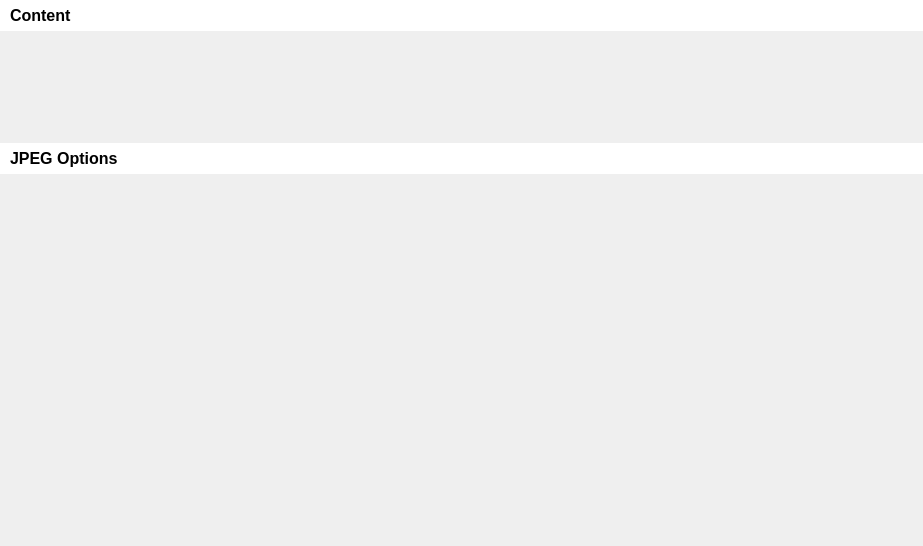
<?xml version="1.0" encoding="UTF-8"?>
<ui version="4.0">
 <class>Form</class>
 <widget class="QWidget" name="Form">
  <property name="geometry">
   <rect>
    <x>0</x>
    <y>0</y>
    <width>923</width>
    <height>546</height>
   </rect>
  </property>
  <property name="windowTitle">
   <string>Form</string>
  </property>
  <layout class="QGridLayout" name="gridLayout">
   <property name="leftMargin">
    <number>0</number>
   </property>
   <property name="topMargin">
    <number>0</number>
   </property>
   <property name="rightMargin">
    <number>0</number>
   </property>
   <property name="bottomMargin">
    <number>0</number>
   </property>
   <item row="1" column="0" colspan="2">
    <widget class="QLabel" name="label_7">
     <property name="font">
      <font>
       <pointsize>12</pointsize>
       <weight>75</weight>
       <bold>true</bold>
      </font>
     </property>
     <property name="styleSheet">
      <string notr="true">background-color: palette(light);padding: 6;</string>
     </property>
     <property name="text">
      <string>Content</string>
     </property>
    </widget>
   </item>
   <item row="3" column="0" colspan="2">
    <widget class="QLabel" name="label_5">
     <property name="font">
      <font>
       <pointsize>12</pointsize>
       <weight>75</weight>
       <bold>true</bold>
      </font>
     </property>
     <property name="styleSheet">
      <string notr="true">background-color: palette(light);padding: 6;</string>
     </property>
     <property name="text">
      <string>JPEG Options</string>
     </property>
    </widget>
   </item>
   <item row="4" column="0" colspan="2">
    <widget class="WExportOptionsJpeg" name="wJpegOptions" native="true">
     <property name="enabled">
      <bool>false</bool>
     </property>
     <property name="sizePolicy">
      <sizepolicy hsizetype="Preferred" vsizetype="MinimumExpanding">
       <horstretch>0</horstretch>
       <verstretch>0</verstretch>
      </sizepolicy>
     </property>
     <property name="minimumSize">
      <size>
       <width>0</width>
       <height>10</height>
      </size>
     </property>
     <property name="styleSheet">
      <string notr="true"/>
     </property>
    </widget>
   </item>
   <item row="5" column="0" colspan="2">
    <spacer name="verticalSpacer">
     <property name="orientation">
      <enum>Qt::Vertical</enum>
     </property>
     <property name="sizeHint" stdset="0">
      <size>
       <width>20</width>
       <height>40</height>
      </size>
     </property>
    </spacer>
   </item>
   <item row="2" column="0" colspan="2">
    <widget class="WJEContentOptions" name="wContentOptions" native="true">
     <property name="enabled">
      <bool>false</bool>
     </property>
     <property name="minimumSize">
      <size>
       <width>0</width>
       <height>100</height>
      </size>
     </property>
    </widget>
   </item>
  </layout>
 </widget>
 <customwidgets>
  <customwidget>
   <class>WExportOptionsJpeg</class>
   <extends>QWidget</extends>
   <header>jpegexport.pktk.widgets.wexportoptions</header>
   <container>1</container>
  </customwidget>
  <customwidget>
   <class>WJEContentOptions</class>
   <extends>QWidget</extends>
   <header>jpegexport.je.jecontentoptions</header>
   <container>1</container>
  </customwidget>
 </customwidgets>
 <resources/>
 <connections/>
</ui>
